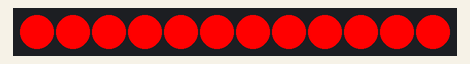
Simulated run of this sketch. Board: Arduino Uno, built with avr-gcc and run on an emulated ATmega328P. Shown: 12 RGB LEDs in strip order, left to right. Dim RGB values are drawn brighter than linear; the strip is taken to match the declared colour order.

Above: at 0.1 s.
At 1.1 s:
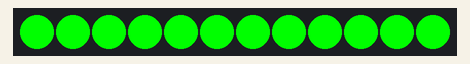
At 2.1 s:
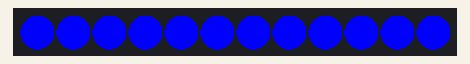
At 3.1 s:
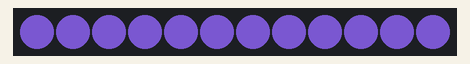
At 4.1 s:
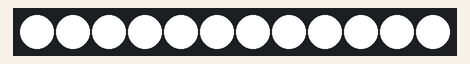

The sketch:

RGB_arduino.ino
```cpp
#include "Adafruit_NeoPixel.h"
#define LED_COUNT 12
#define LED_PIN 12
Adafruit_NeoPixel strip = Adafruit_NeoPixel(LED_COUNT, LED_PIN, NEO_RGB + NEO_KHZ800);
void setup()
{
  strip.begin();
}

void loop(){
  for(int i = 0; i< LED_COUNT; i++){
    strip.setPixelColor(i, strip.Color(255, 0, 0)); //red
  }
  strip.show();
  delay(1000);
  //.....................................................
  for(int i = 0; i< LED_COUNT; i++){
    strip.setPixelColor(i, strip.Color(0, 255, 0)); //green
  }
  strip.show();
  delay(1000);
  //.....................................................
   for(int i = 0; i< LED_COUNT; i++){
    strip.setPixelColor(i, strip.Color(0, 0, 255)); //blue
  }
  strip.show();
  delay(1000);
  //.....................................................
   for(int i = 0; i< LED_COUNT; i++){
    strip.setPixelColor(i, strip.Color(70, 50, 120)); //grey
  }
  strip.show();
  delay(1000);
  //....................................................
    for(int i = 0; i< LED_COUNT; i++){
    strip.setPixelColor(i, strip.Color(255, 255, 255)); //white
  }
  strip.show();
  delay(1000);

}
```

Measured:
- by itself, everything shown: repeats every 5.0 s, in 5 steps
- what the display in image 1 shows lasts 1.0 s, from 1.0 s to 2.0 s
